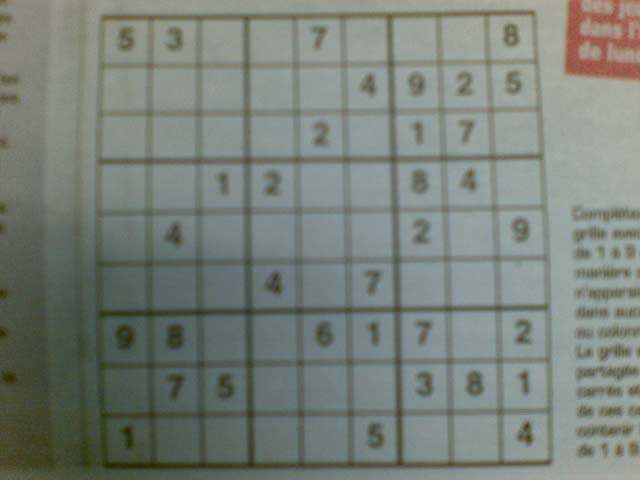
#> input picture datasets/sudoku_dataset/testing/image200.jpg, 640 x 480 px
$ python phase1_debug_visualize.py --images ../datasets/sudoku_dataset/testing
#> lines starting #> are read from the running program, lines starting #| are printed output that depends on the picture; after the words box and inside, x2 and y2 are one past the last pixel; in counts of white or black regions, pixels touching at a corner belong together
#> in visualize_one, image is the input picture: shape (480, 640, 3); mean B, G, R 121.1, 129, 121.3
### src/phase1_preprocessing.py
"""
src/phase1_preprocessing.py

Phase 1, stage 1: turn a raw photo into a binary mask ready for contour
detection. Split out on its own so this stage's output (the thresholded
image) can be inspected/saved independently -- this is exactly the
"processing stage images" deliverable the project brief asks for, and having
it as a standalone function makes that a one-line call instead of digging it
out of a monolithic pipeline function.
"""

from typing import Tuple

import cv2
import numpy as np


def to_binary_threshold(image_bgr: np.ndarray) -> Tuple[np.ndarray, np.ndarray]:
    """
    Args:
        image_bgr: raw photo, BGR (OpenCV convention).

    Returns:
        (gray, thresh) --
          gray: grayscale version of the input, same resolution.
          thresh: binary mask (0/255) where ink/grid-lines are WHITE (255)
            and paper background is BLACK (0). THRESH_BINARY_INV is what
            makes this inversion happen -- adaptiveThreshold's normal output
            would have dark ink as 0, which is why INV is used here.
    """
    gray = cv2.cvtColor(image_bgr, cv2.COLOR_BGR2GRAY)
    blurred = cv2.GaussianBlur(gray, (5, 5), 0)
    thresh = cv2.adaptiveThreshold(
        blurred, 255, cv2.ADAPTIVE_THRESH_GAUSSIAN_C, cv2.THRESH_BINARY_INV, 11, 2
    )
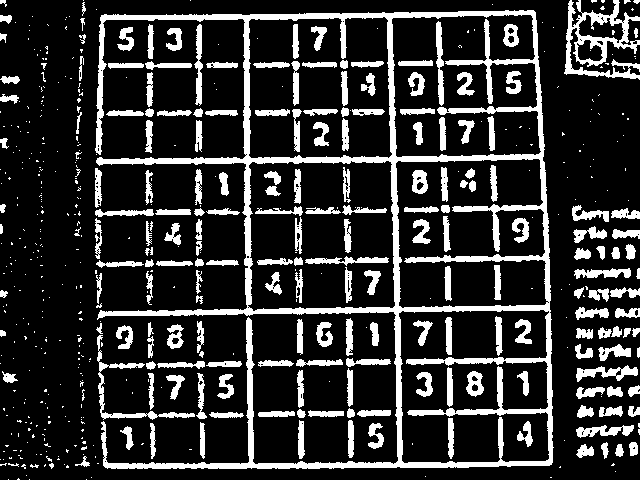
#> thresh: shape (480, 640); 18.9% white; 573 white regions (371 under 20 px), largest, box (x1, y1, x2, y2) and area: (95, 10, 554, 469) 22798, (564, 0, 640, 80) 2202, (97, 335, 195, 420) 855
    return gray, thresh

### src/phase1_contour_detection.py
"""
src/phase1_contour_detection.py

Phase 1, stage 2: find the sudoku grid's outer boundary and reduce it to
exactly 4 corner points.

FIX #1 (see project error analysis): the previous version tried only 4
fixed epsilon values (0.02, 0.04, 0.05, 0.06) for cv2.approxPolyDP. Real
photos regularly need an epsilon in between these -- e.g. image200.jpg only
collapses to exactly 4 points at eps=0.08, which the old fixed list never
tried (it jumped straight from 6 points at 0.06 to over-simplifying past 4
points entirely at slightly higher values). Fixed by sweeping a fine,
continuous range instead of guessing a handful of values.

FIX #2 (image25/36/70/73/196/199): those 6 images kept failing even with
the fine epsilon sweep -- and for a different reason than #1. Their outer
grid border is drawn no thicker/darker than the internal grid lines, so
after adaptiveThreshold it doesn't form one continuous closed loop; the
border breaks into several disconnected fragments. cv2.findContours then
has no single contour tracing the actual grid boundary at all, so
`max(contours, key=cv2.contourArea)` picks up some other, smaller, irregular
blob in the photo instead (confirmed directly against these images: the
"largest" contour covered only 10-28% of the frame and its point count
skipped straight over 4 at every epsilon -- e.g. 7,7,7,5,5,5,2,2 -- because
it was the wrong shape entirely, not a simplification-tolerance problem).

Fixed by dilating the binary mask (bridges small gaps in the broken border
into one closed shape) and taking the convex hull of the largest resulting
contour (closes any remaining concavities) before the epsilon sweep. This
was tested directly against all 6 previously-failing images: every one now
lands on a clean 60-81%-of-frame quadrilateral at eps=0.01, and the
resulting warped grids look correctly squared, not distorted crops of some
unrelated shape. This is meant to be a superset fix like #1 (a photo with an
already-solid border should dilate/hull into essentially the same
rectangle), but re-run the full batch after this change to confirm nothing
that used to pass now fails, since it wasn't tested against your whole
dataset, only the 6 known failures.
"""

from typing import Optional, Tuple

import cv2
import numpy as np

# Fine, wide sweep instead of a few hand-picked values. Step size of 0.005
# was small enough to land inside image200.jpg's narrow "exactly 4" window
# (which turned out to be a single 0.01-wide slice around eps=0.08) without
# being so fine that it becomes slow -- ~28 attempts per image, worst case.
EPSILON_RANGE: Tuple[float, float, float] = (0.01, 0.15, 0.005)  # start, stop, step

# 3x3 kernel, 2 iterations: enough to bridge the gaps seen in the 6 failing
# images' broken borders without visibly eating into the grid's true shape.
DILATION_KERNEL = np.ones((3, 3), np.uint8)
DILATION_ITERATIONS = 2


def order_corners(pts: np.ndarray) -> np.ndarray:
    """Sorts 4 arbitrary corner points into top-left, top-right,
    bottom-right, bottom-left order (required by getPerspectiveTransform)."""
    pts = pts.reshape(4, 2)
    ordered = np.zeros((4, 2), dtype="float32")

    s = pts.sum(axis=1)
    ordered[0] = pts[np.argmin(s)]   # top-left: smallest x+y
    ordered[2] = pts[np.argmax(s)]   # bottom-right: largest x+y

    diff = np.diff(pts, axis=1)
    ordered[1] = pts[np.argmin(diff)]  # top-right: smallest y-x
    ordered[3] = pts[np.argmax(diff)]  # bottom-left: largest y-x

    return ordered


# [30 lines left out: function find_grid_corners, not called in this run]

### src/phase1_perspective_warp.py
"""
src/phase1_perspective_warp.py

Phase 1, stage 3: given the 4 corners, warp the grid to a square top-down
view and slice it into 81 raw cell images.
"""

from typing import List, Tuple

import cv2
import numpy as np

SIDE = 900  # warped grid resolution, must stay divisible by 9


def compute_transform(corners: np.ndarray, side: int = SIDE) -> Tuple[np.ndarray, np.ndarray]:
    """Returns (transform_matrix, inverse_matrix). The inverse is needed
    later by Phase 4's overlay step to map solved-grid positions back onto
    the original photo -- Phase 1 itself never needed it, but computing it
    here (once, alongside the forward matrix) means every caller gets it
    for free instead of each one recomputing np.linalg.inv separately."""
    dst = np.array(
        [[0, 0], [side - 1, 0], [side - 1, side - 1], [0, side - 1]],
        dtype="float32",
    )
    transform_matrix = cv2.getPerspectiveTransform(corners, dst)
    inverse_matrix = np.linalg.inv(transform_matrix)
    return transform_matrix, inverse_matrix


def warp_grid(
    gray: np.ndarray, thresh: np.ndarray, transform_matrix: np.ndarray, side: int = SIDE
) -> Tuple[np.ndarray, np.ndarray]:
    """Warps both the grayscale preview and the binary mask to a `side` x
    `side` top-down square. Returns (warped_gray, warped_thresh)."""
    warped_gray = cv2.warpPerspective(gray, transform_matrix, (side, side))
    warped_thresh = cv2.warpPerspective(thresh, transform_matrix, (side, side))
    return warped_gray, warped_thresh


def split_cells(warped_thresh: np.ndarray, side: int = SIDE) -> List[np.ndarray]:
    """Slices the warped binary grid into 81 raw (uncropped) cell images,
    row-major order (cell 0 = row 0 col 0, cell 1 = row 0 col 1, ...)."""
    cell_size = side // 9
    cells = []
    for row in range(9):
        for col in range(9):
            y1, y2 = row * cell_size, (row + 1) * cell_size
            x1, x2 = col * cell_size, (col + 1) * cell_size
            cells.append(warped_thresh[y1:y2, x1:x2])
    return cells

### src/phase1_cell_cleanup.py
"""
src/phase1_cell_cleanup.py

Phase 1, stage 4: strip leftover grid-line fragments off each cell's edges,
and a quick heuristic for whether a cell looks empty.

This is the single source of truth for clean_cell() -- pipeline/real_pipeline.py
and digit_recognition/domain_matched_augmentation.py both import it from here
rather than keeping their own copies. That's a deliberate fix: an earlier
version had a second, hand-copied clean_cell() that silently drifted out of
sync with this one (different margin_ratio), which corrupted training data
without any error ever being raised. One shared function, one place to change
the margin ratio, no drift possible.
"""

import numpy as np

MARGIN_RATIO = 0.2  # see phase1 error analysis: raised from 0.18 to strip
                      # thicker grid-line fragments seen in real photos


def clean_cell(cell: np.ndarray, margin_ratio: float = MARGIN_RATIO) -> np.ndarray:
    """Crops a fixed margin off each edge of a cell."""
    h, w = cell.shape
    m = int(h * margin_ratio)
    return cell[m : h - m, m : w - m]


# [5 lines left out: function is_empty, not called in this run]

### src/phase1_debug_visualize.py
"""
src/phase1_debug_visualize.py

Saves every Phase 1 stage's output as an actual image file, for a handful of
sample images, instead of only the final pass/fail result. This is also
exactly the "processing stage images" deliverable the project brief asks
for (Phase 1's report section wants gray/threshold/contour/etc previews,
not just a final cropped grid).

For each input image, writes into <output_dir>/<image_stem>/:
    01_original.jpg
    02_grayscale.jpg
    03_threshold.jpg          (binary mask, ink = white)
    04_dilated.jpg             (the gap-bridging step -- see
                                phase1_contour_detection.py's fix #2)
    05_contour_overlay.jpg     (largest contour after dilation, in red)
    06_corners_overlay.jpg     (final 4 ordered corners, or a "NOT FOUND"
                                banner if corner detection failed)
    07_warped_grid.jpg         (top-down squared grid, if corners found)
    08_cells_contact_sheet.jpg (all 81 cropped cells in a 9x9 sheet)

Run:
    python src/phase1_debug_visualize.py --images datasets/sudoku_dataset/training --limit 5
    python src/phase1_debug_visualize.py --images path/to/specific/images --limit 0  # all of them
"""

import argparse
import glob
import os
import sys
from typing import Optional

import cv2
import numpy as np

sys.path.insert(0, os.path.abspath(os.path.join(os.path.dirname(__file__), "..")))
from src.phase1_preprocessing import to_binary_threshold
from src.phase1_contour_detection import (
    DILATION_ITERATIONS,
    DILATION_KERNEL,
    EPSILON_RANGE,
    order_corners,
)
from src.phase1_perspective_warp import SIDE, compute_transform, split_cells, warp_grid
from src.phase1_cell_cleanup import clean_cell


def _save(path: str, img: np.ndarray):
    os.makedirs(os.path.dirname(path), exist_ok=True)
    cv2.imwrite(path, img)


def _find_corners_with_trace(thresh: np.ndarray):
    """Same logic as phase1_contour_detection.find_grid_corners(), but also
    returns the intermediate dilated mask + largest contour, so every stage
    can be saved as its own image."""
    dilated = cv2.dilate(thresh, DILATION_KERNEL, iterations=DILATION_ITERATIONS)
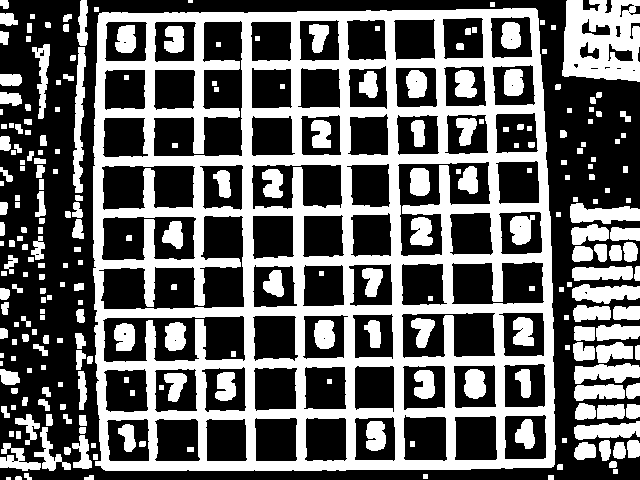
#> dilated: shape (480, 640); 40.4% white; 258 white regions (4 under 20 px)
    contours, _ = cv2.findContours(dilated, cv2.RETR_EXTERNAL, cv2.CHAIN_APPROX_SIMPLE)
#> contours = 192 contours, 59 with area under 20; largest, box (x1, y1, x2, y2) and area: (93, 8, 556, 471) 207524, (562, 0, 640, 82) 5458, (73, 47, 86, 193) 950, (570, 203, 640, 224) 912, (572, 284, 640, 304) 863
    if not contours:
        return dilated, None, None

    largest_contour = max(contours, key=cv2.contourArea)
#> largest_contour = contour of 257 points, box (x1, y1, x2, y2) (93, 8, 556, 471), area 207524
    hull = cv2.convexHull(largest_contour)
#> hull = contour of 27 points, box (x1, y1, x2, y2) (93, 8, 556, 471), area 209102
    perimeter = cv2.arcLength(hull, True)
#> perimeter = 1807.6

    for eps in np.arange(*EPSILON_RANGE):
        approx = cv2.approxPolyDP(hull, eps * perimeter, True)
        if len(approx) == 4:
            return dilated, largest_contour, order_corners(approx)
#> this loop made 1 pass
#> (pts in order_corners, s in order_corners, diff in order_corners) on pass 1: ([[535, 8], [553, 466], [95, 465], [99, 13]], [543, 1019, 560, 112], [-527, -87, 370, -86])

    return dilated, largest_contour, None


def visualize_one(image_path: str, output_dir: str):
    stem = os.path.splitext(os.path.basename(image_path))[0]
    out = os.path.join(output_dir, stem)

    image = cv2.imread(image_path)
    if image is None:
        print(f"{stem}: could not read image, skipping")
        return

    _save(f"{out}/01_original.jpg", image)

    gray, thresh = to_binary_threshold(image)
    _save(f"{out}/02_grayscale.jpg", gray)
    _save(f"{out}/03_threshold.jpg", thresh)

    dilated, largest_contour, corners = _find_corners_with_trace(thresh)
#> corners = [[99, 13], [535, 8], [553, 466], [95, 465]]
    _save(f"{out}/04_dilated.jpg", dilated)

    contour_vis = image.copy()
    if largest_contour is not None:
        cv2.drawContours(contour_vis, [largest_contour], -1, (0, 0, 255), 3)
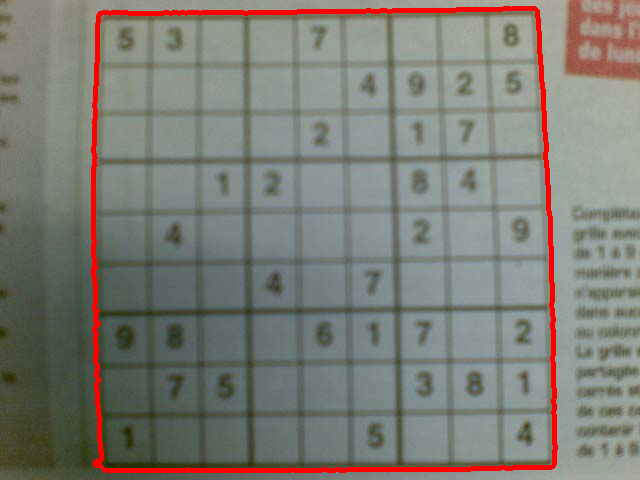
#> contour_vis: shape (480, 640, 3); 2.95% of pixels changed, all inside (x1, y1, x2, y2) = (91, 6, 558, 473)
    _save(f"{out}/05_contour_overlay.jpg", contour_vis)

    corners_vis = image.copy()
    if corners is not None:
        for i, (x, y) in enumerate(corners):
            cv2.circle(corners_vis, (int(x), int(y)), 10, (0, 255, 0), -1)
            cv2.putText(corners_vis, str(i), (int(x) + 12, int(y)),
                        cv2.FONT_HERSHEY_SIMPLEX, 0.8, (0, 255, 0), 2)
#> this loop made 4 passes
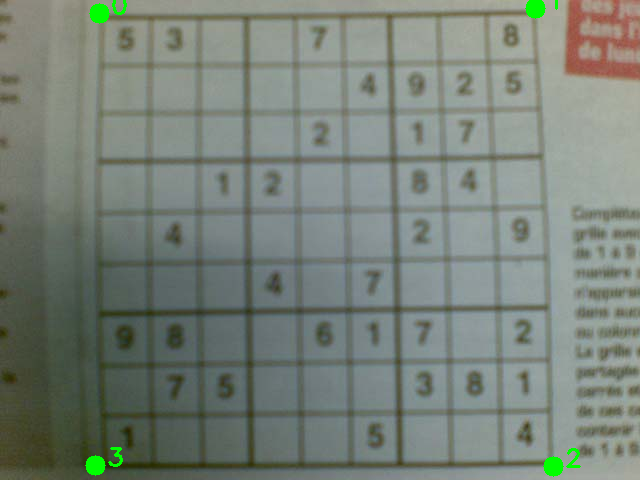
#> corners_vis: shape (480, 640, 3); 0.54% of pixels changed, all inside (x1, y1, x2, y2) = (85, 0, 581, 477)
    else:
        cv2.putText(corners_vis, "CORNERS NOT FOUND", (20, 40),
                    cv2.FONT_HERSHEY_SIMPLEX, 1.0, (0, 0, 255), 2)
    _save(f"{out}/06_corners_overlay.jpg", corners_vis)

    if corners is None:
        print(f"{stem}: FAILED -- no 4-corner quadrilateral found, stopped after stage 06")
        return

    transform_matrix, _ = compute_transform(corners, side=SIDE)
#> in compute_transform, `transform_matrix = cv2.getPerspectiveTransform(corners, dst)`: transform_matrix = [[2.1, 0.0186, -208], [0.0241, 2.1, -29.66], [3.16e-05, 0.000111, 1]]
#> in compute_transform, `inverse_matrix = np.linalg.inv(transform_matrix)`: inverse_matrix = [[0.475, -0.00943, 98.55], [-0.00565, 0.476, 12.94], [-1.44e-05, -5.26e-05, 0.995]]
    warped_gray, warped_thresh = warp_grid(gray, thresh, transform_matrix, side=SIDE)
#> in warp_grid, `warped_thresh = cv2.warpPerspective(thresh, transform_matrix, (side, s..`:
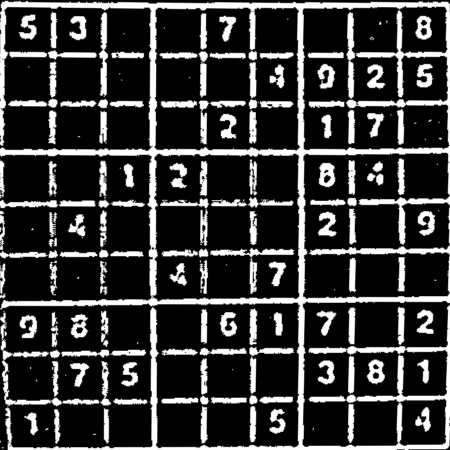
#> warped_thresh: shape (900, 900) (shown at 1/2 size); min 0, max 255, mean 57.3
    _save(f"{out}/07_warped_grid.jpg", warped_gray)

    raw_cells = split_cells(warped_thresh, side=SIDE)
#> after the loop in split_cells, `for row in range(9):`: cells = 81 items
#> raw_cells = 81 items
    cleaned_cells = [clean_cell(c) for c in raw_cells]
#> cleaned_cells = 81 items

    tile = 64
    sheet = np.zeros((9 * tile, 9 * tile), dtype="uint8")
    for i, cell in enumerate(cleaned_cells):
        r, c = divmod(i, 9)
        resized = cv2.resize(cell, (tile, tile))
        sheet[r * tile:(r + 1) * tile, c * tile:(c + 1) * tile] = resized
#> this loop made 81 passes
#> (r, c) on passes 1 to 8: (0, 0), (0, 1), (0, 2), (0, 3), (0, 4), (0, 5), (0, 6), (0, 7)
#> pass 1, in visualize_one, `resized = cv2.resize(cell, (tile, tile))`:
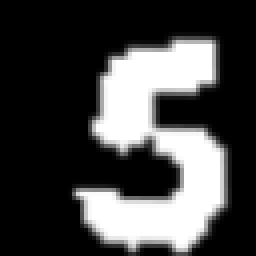
#> resized: shape (64, 64) (shown 4 times larger); min 0, max 255, mean 69.1
#> after the loop:
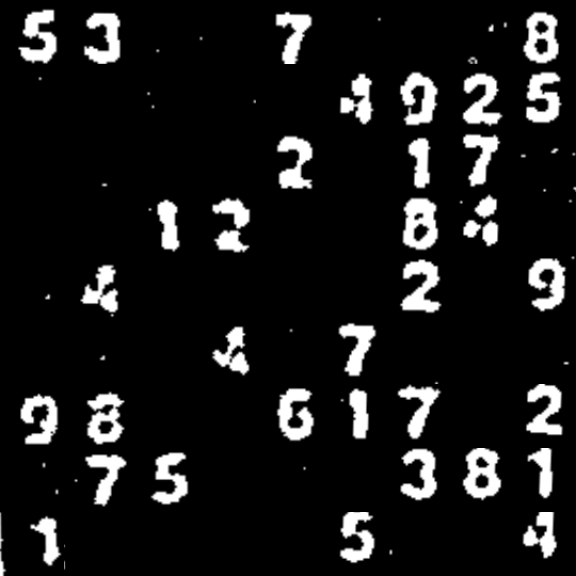
#> sheet: shape (576, 576); min 0, max 255, mean 25.3
    _save(f"{out}/08_cells_contact_sheet.jpg", sheet)

    print(f"{stem}: PASSED -- all 8 stages saved to {out}/")


def main():
    parser = argparse.ArgumentParser(description="Phase 1: save every processing stage as an image")
    parser.add_argument("--images", required=True, help="Folder of Sudoku photos, or a single image path")
    parser.add_argument("--limit", type=int, default=5, help="Max images to process (0 = all)")
    parser.add_argument("--output-dir", default="phase1_debug_output", help="Where to write stage images")
    args = parser.parse_args()

    if os.path.isfile(args.images):
        image_paths = [args.images]
    else:
        image_paths = sorted(glob.glob(os.path.join(args.images, "*.jpg")))
        if args.limit:
            image_paths = image_paths[: args.limit]

    print(f"Visualizing {len(image_paths)} image(s) into {args.output_dir}/ ...")
    for path in image_paths:
        visualize_one(path, args.output_dir)


if __name__ == "__main__":
    main()

$ run again, with datasets/sudoku_dataset/testing/image170.jpg copied over datasets/sudoku_dataset/testing/image200.jpg
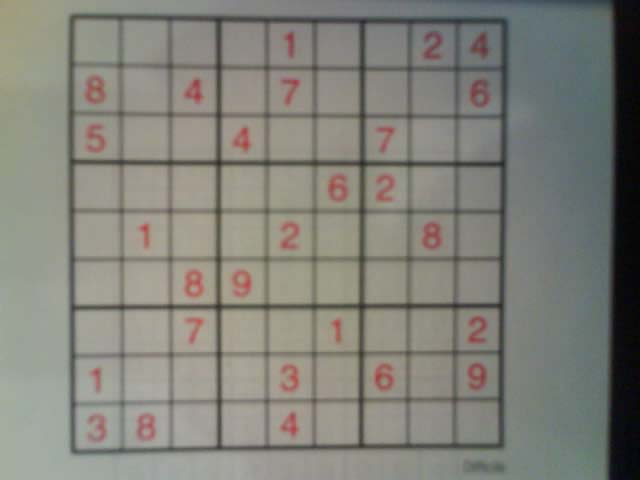
#> input picture datasets/sudoku_dataset/testing/image170.jpg, 640 x 480 px
#> in visualize_one, image is the input picture: shape (480, 640, 3); mean B, G, R 121.5, 129.1, 129.7
#> thresh: shape (480, 640); 15.5% white; 119 white regions (80 under 20 px), largest, box (x1, y1, x2, y2) and area: (68, 14, 508, 455) 35433, (609, 0, 623, 480) 2748, (224, 169, 357, 301) 2260
#> dilated: shape (480, 640); 30.3% white; 92 white regions (1 under 20 px)
#> contours = 51 contours, 30 with area under 20; largest, box (x1, y1, x2, y2) and area: (66, 12, 510, 457) 192155, (607, 0, 626, 480) 4555, (462, 458, 507, 475) 514, (517, 0, 608, 6) 360, (453, 0, 516, 5) 222
#> in _find_corners_with_trace, `largest_contour = max(contours, key=cv2.contourArea)`: largest_contour = contour of 98 points, box (x1, y1, x2, y2) (66, 12, 510, 457), area 192155
#> hull = contour of 16 points, box (x1, y1, x2, y2) (66, 12, 510, 457), area 193822
#> perimeter = 1752.4
#> the loop in _find_corners_with_trace, `for eps in np.arange(*EPSILON_RANGE):` made 1 pass
#> (pts in order_corners, s in order_corners, diff in order_corners) on pass 1: ([[68, 13], [508, 17], [506, 448], [69, 455]], [81, 525, 954, 524], [-55, -491, -58, 386])
#> in visualize_one, `dilated, largest_contour, corners = _find_corners_with_trace(thresh)`: corners = [[68, 13], [508, 17], [506, 448], [69, 455]]
#> contour_vis: shape (480, 640, 3); 2.85% of pixels changed, all inside (x1, y1, x2, y2) = (64, 10, 512, 459)
#> the loop in visualize_one, `for i, (x, y) in enumerate(corners):` made 4 passes
#> after the loop in visualize_one, `for i, (x, y) in enumerate(corners):`:
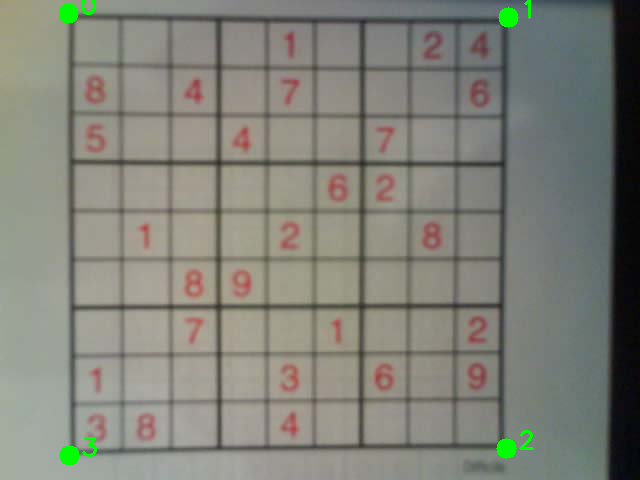
#> corners_vis: shape (480, 640, 3); 0.55% of pixels changed, all inside (x1, y1, x2, y2) = (58, 0, 534, 466)
#> in compute_transform, `transform_matrix = cv2.getPerspectiveTransform(corners, dst)`: transform_matrix = [[1.98, -0.00449, -134.9], [-0.0183, 2.01, -24.91], [-5.64e-05, -1.55e-05, 1]]
#> inverse_matrix = [[0.506, 0.00165, 68.28], [0.00495, 0.497, 13.05], [2.86e-05, 7.8e-06, 1]]
#> after the loop in split_cells, `for row in range(9):`: cells = 81 items
#> the loop in visualize_one, `for i, cell in enumerate(cleaned_cells):` made 81 passes
#> (r, c) on passes 1 to 8: (0, 0), (0, 1), (0, 2), (0, 3), (0, 4), (0, 5), (0, 6), (0, 7)
#> after the loop in visualize_one, `for i, cell in enumerate(cleaned_cells):`:
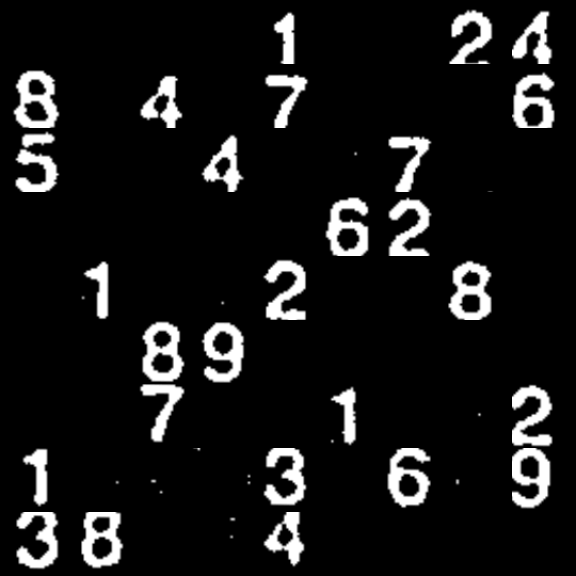
#> sheet: shape (576, 576); min 0, max 255, mean 22.8
